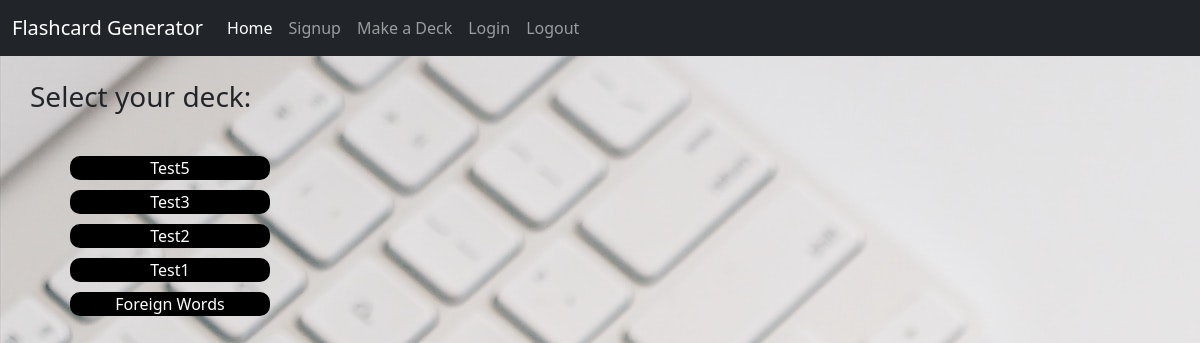
The app's page /, older data.
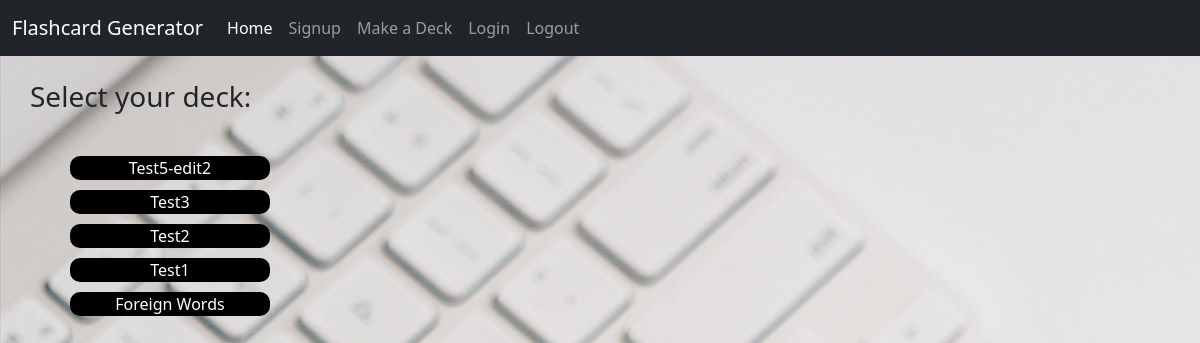
The same page, newer data.
### cards/models.py (models this page shows, shortened)
class Deck(models.Model):
    title = models.CharField(max_length=100, null=False, blank=False)
    description = models.TextField(max_length=1000, null=False, blank=True) #User can leave blank
    date = models.DateTimeField(default=datetime.now, blank=True) #add date for ordering purposes

### cards/views.py (the view)
# urls.py: path('', views.homepage, name="homepage"),
def homepage(request):
    decks = Deck.objects.all().order_by('-date')
    context = {'decks': decks}
    return render(request, 'homepage.html', context)

### cards/templates/homepage.html (shortened to what this page needs)
{% extends 'base.html' %}
{% block content %}
<div class='header'>
    <h3>Select your deck:</h3>
</div>
<div class='deck-link'>
    {% if decks %}
        {% for deck in decks %}
            <a class='my-button' href="{% url 'view_deck' deck.pk %}">{{deck.title}}</a>
        {% endfor %}
    {% else %}
        <h1>No decks found</h1>
    {% endif %}
</div>
{% endblock %}

Row changes from the older to the newer data that the page shows:
removed Deck: title "Test5"
added Deck: title "Test5-edit2"
